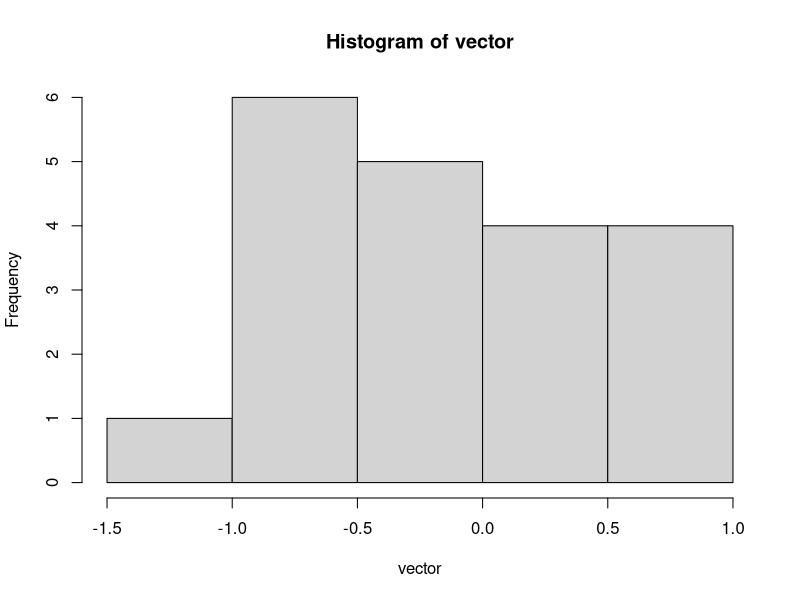

Generate this figure with R: (Note: this script raises an error after producing the figure.)
#Задание 1
p <- 7:4
q <- 0:3

p+q

p-q

p*q

p/q

p**q

#Задание 2
x <- as.vector(rbind(rep(0, 10), seq(2, 20, by=2)))
x

y <- 2**(0:19)
y

z <- 10**(0:4)
z

#Задание 3
sum1 <- sum(1 / (1:50 * (2:51)))

sum2 <- sum(1 / 2^(0:20))

n_terms <- 7 
numerators <- seq(4, by=3, length.out=n_terms)
denominators <- 3^(1:n_terms)
seq3 <- c(1, numerators / denominators)

sum3 <- sum(seq3)

count_greater_than_0.5 <- sum(seq3 > 0.5)

sum1
sum2
sum3
count_greater_than_0.5

#Задание 4
vec3 <-seq(3,27, by=3)
vec3

vec3[c(2,5,7)]
vec3[c(length(vec3)-1)]
vec3[-c(length(vec3)-1)]
vec3[-c(6)]
vec3[c(100)]
vec3[-c(1,length(vec3))]
vec3[vec3>4 & vec3<10]
vec3[vec3 < 4 | vec3 > 10]

#Задание по вариантам №1 (вариант 7)
country <- rep(c("France", "Italy", "Spain"), each = 5)
country

year <- rep(c(2000:2004), 3)
year

data <- data.frame(country, year)
data

#Задание по варинтам №2 (вариант 22)
m <- matrix(sample(-5:5, 100, replace = TRUE), nrow = 10, ncol = 10)
m

which(m == 0, arr.ind = TRUE)

transposed_m <- t(m)
transposed_m

transposed_m[seq(2, nrow(transposed_m), by=2), ]

#Задание по приколу
vector <- rnorm(20, mean = 0, s = 1)
vector
hist(vector)

m2 <-matrix(sample(-10:51, 400, replace = TRUE), nrow = 20, ncol = 20)
m2

row_means <- rowMeans(matrix)

row_means <- apply(mat, 1, mean)
print(row_means)
